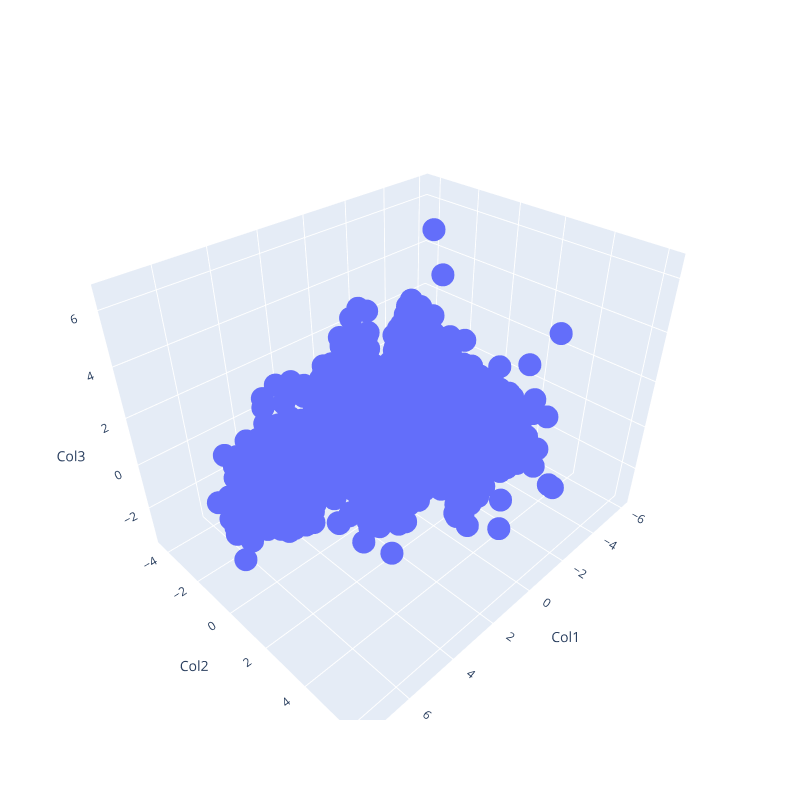

Notebook code for this chart:
### Code cell
Scene = dict(xaxis = dict(title  = 'Col1'),yaxis = dict(title  = 'Col2'),zaxis = dict(title  = 'Col3'))
trace = go.Scatter3d(x=pca_df['col1'], y=pca_df['col2'], z=pca_df['col3'], mode='markers')
layout = go.Layout(margin=dict(l=0,r=0),scene = Scene,height = 800,width = 800)
data = [trace]
fig = go.Figure(data = data, layout = layout)
fig.show()

### Figure 1 — Plotly figure (JSON) as saved in the notebook; plotly's stock layout.template omitted (floating-point values rounded to 4 significant figures; data arrays with more than 128 entries replaced by an {"elided": "..."} marker saying what was removed)
{"data": [{"mode": "markers", "x": {"elided": "2205 float values"}, "y": {"elided": "2205 float values"}, "z": {"elided": "2205 float values"}, "type": "scatter3d"}], "layout": {"height": 800, "margin": {"l": 0, "r": 0}, "scene": {"xaxis": {"title": {"text": "Col1"}}, "yaxis": {"title": {"text": "Col2"}}, "zaxis": {"title": {"text": "Col3"}}}, "width": 800}}
